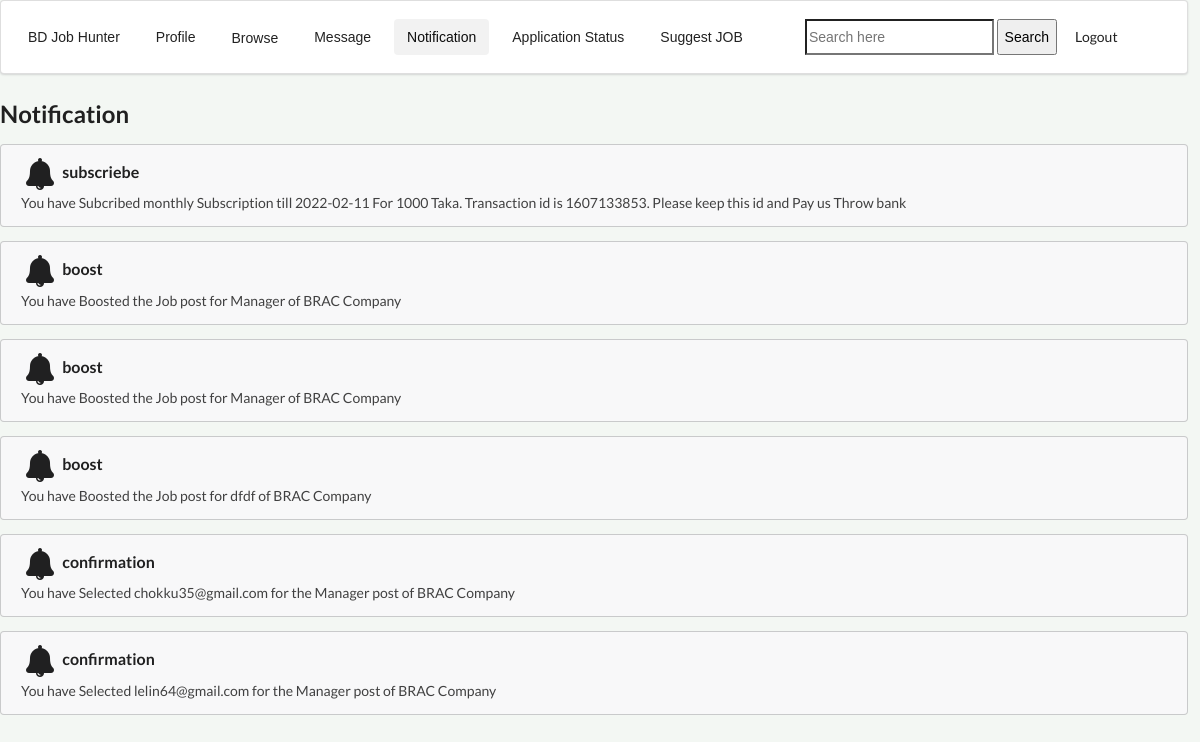
The page /notification.php (signed in) on the database its author committed.
### tables this page shows
CREATE TABLE `notificatiion` (
  `notificationid` int(11) NOT NULL,
  `type` varchar(100) NOT NULL,
  `details` text DEFAULT NULL,
  `receiver` varchar(100) NOT NULL
);

### notification.php (the view, shortened to what this page needs)
<?php
if(
        isset($_SESSION['useremail'])
    &&  !empty($_SESSION['useremail'])
){
    ?>
<!DOCTYPE html>
<html>
<head>
     <?php include "css.php"; ?>
</head>
<body>
    <div class="navbar">
          <div class="ui segment">
        <div class="ui secondary  menu">
          <input class="item" type="button" value="BD Job Hunter" onclick="homefn();">
          <input class="  item" type="button" value="Profile" onclick="profilefn();">
           <?php include "dropdown.php"; ?>
            <input class="item" type="button" value="Message" onclick="messagefn();">
            <input class="active item" type="button" value="Notification" onclick="notificationfn();">
            <input class="item" type="button" value="Application Status" onclick="statusfn();">
            <input class=" item" type="button" value="Suggest JOB" onclick="suggestfn();">
  <div class="right menu">
    <div class="item">
      <div class="ui icon input">
       <form action="searchprocess.php" method="POST">
                <input type="text" name="pid" id="pid" Placeholder="Search here">
                <input type="submit"  value="Search">
            </form>
            <input class="item" type="button" value="Logout" onclick="logoutfn();">
      </div>
    </div>
  </div>
</div>
     </div>
</div>
    <h2>Notification</h2>
    <table id="ptable">
        <tbody>
            <?php
                     try{
                        $conn=new PDO('mysql:host=localhost:3306;dbname=careerbuilder;','root','');
                        $conn->setAttribute(PDO::ATTR_ERRMODE,PDO::ERRMODE_EXCEPTION);
                         $mail=$_SESSION['useremail'];
                        $sqlquerystring="SELECT * FROM notificatiion  WHERE receiver='$mail'  ORDER BY notificationid DESC  ";
                        $returnobj=$conn->query($sqlquerystring);
                        if($returnobj->rowCount()==0){
                             ?>
            <tr>
              <div class="ui card">
  <div class="content">
  <div class="content">
    <div class="ui small feed">
      <div class="event">
        <div class="content">
          <div class="summary">
             No new Notification
          </div>
        </div>
      </div>
    </div>
  </div>
</div>
                </div>
            </tr>
            <?php
                        }
                        else{
                            $tabledata=$returnobj->fetchAll();
                            foreach($tabledata AS $row){
                                ?>
            <tr>
<div class="ui message">
  <div class="header">
     <i class="big bell icon"></i><?php echo $row['type']; ?>
  </div>
  <p><?php echo $row['details']; ?></p>
</div>
            </tr>
            <?php
                            }
                        }
                        }
                    catch (PDOException $ex){
                        ?>
            catch No data found
            <?php
                    }
                    ?>
        </tbody>
    </table>
</body>
</html>
<?php
}
else{
    ?>
<script>
    location.assign('login.php')
</script>
<?php
}
?>

### css.php (style rules this page uses)
body { background-color: rgb(243,247,243); width: 99%; }
#ptable { width: 100%; border: 1px solid blue; border-collapse: collapse; text-align: center; }
.right { float: right; }

### rows shown on the page
notificatiion: type "subscriebe", details "You have Subcribed monthly Subscription till 2022-02-11 For 1000 Taka. Transaction id is 1607133853. Please keep this id and Pay us Throw bank"
notificatiion: type "boost", details "You have Boosted the Job post for Manager of BRAC Company"
notificatiion: type "boost", details "You have Boosted the Job post for Manager of BRAC Company"
notificatiion: type "boost", details "You have Boosted the Job post for dfdf of BRAC Company"
notificatiion: type "confirmation", details "You have Selected chokku35@gmail.com for the Manager post of BRAC Company"
notificatiion: type "confirmation", details "You have Selected lelin64@gmail.com for the Manager post of BRAC Company"
